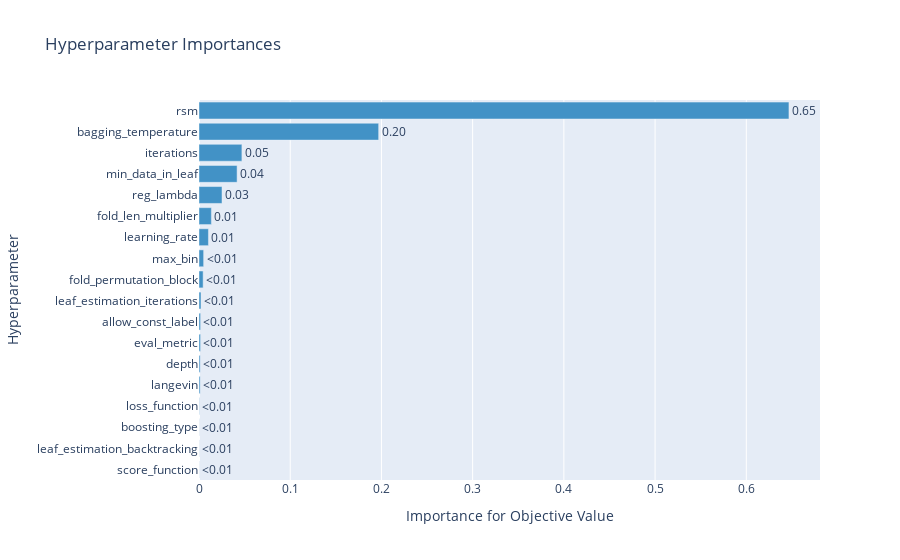

The code cell stored with this chart in its notebook:
### Code cell
fig = optuna.visualization.plot_param_importances(data)
fig.show()

### Figure 1 — Plotly figure (JSON) as saved in the notebook; plotly's stock layout.template omitted (floating-point values rounded to 4 significant figures)
{"data": [{"cliponaxis": false, "hovertemplate": ["score_function (CategoricalDistribution): 6.376647155567282e-05<extra></extra>", "leaf_estimation_backtracking (CategoricalDistribution): 9.84919100820746e-05<extra></extra>", "boosting_type (CategoricalDistribution): 0.0001008589830383491<extra></extra>", "loss_function (CategoricalDistribution): 0.0002690865124908859<extra></extra>", "langevin (CategoricalDistribution): 0.0012728205906041888<extra></extra>", "depth (IntDistribution): 0.001293962615585366<extra></extra>", "eval_metric (CategoricalDistribution): 0.0017143139241175965<extra></extra>", "allow_const_label (CategoricalDistribution): 0.0017467495484767832<extra></extra>", "leaf_estimation_iterations (IntDistribution): 0.00220245464265147<extra></extra>", "fold_permutation_block (IntDistribution): 0.004537228096635726<extra></extra>", "max_bin (IntDistribution): 0.005085055120111475<extra></extra>", "learning_rate (FloatDistribution): 0.010333188476145474<extra></extra>", "fold_len_multiplier (FloatDistribution): 0.013585034401084023<extra></extra>", "reg_lambda (FloatDistribution): 0.025223301921615975<extra></extra>", "min_data_in_leaf (IntDistribution): 0.041755497352865496<extra></extra>", "iterations (IntDistribution): 0.04702567318144102<extra></extra>", "bagging_temperature (FloatDistribution): 0.19694320018186937<extra></extra>", "rsm (FloatDistribution): 0.6467493160696292<extra></extra>"], "marker": {"color": "rgb(66,146,198)"}, "orientation": "h", "text": ["<0.01", "<0.01", "<0.01", "<0.01", "<0.01", "<0.01", "<0.01", "<0.01", "<0.01", "<0.01", "<0.01", "0.01", "0.01", "0.03", "0.04", "0.05", "0.20", "0.65"], "textposition": "outside", "type": "bar", "x": [6.377e-05, 9.849e-05, 0.0001009, 0.0002691, 0.001273, 0.001294, 0.001714, 0.001747, 0.002202, 0.004537, 0.005085, 0.01033, 0.01359, 0.02522, 0.04176, 0.04703, 0.1969, 0.6467], "y": ["score_function", "leaf_estimation_backtracking", "boosting_type", "loss_function", "langevin", "depth", "eval_metric", "allow_const_label", "leaf_estimation_iterations", "fold_permutation_block", "max_bin", "learning_rate", "fold_len_multiplier", "reg_lambda", "min_data_in_leaf", "iterations", "bagging_temperature", "rsm"]}], "layout": {"showlegend": false, "title": {"text": "Hyperparameter Importances"}, "xaxis": {"title": {"text": "Importance for Objective Value"}}, "yaxis": {"title": {"text": "Hyperparameter"}}}}
